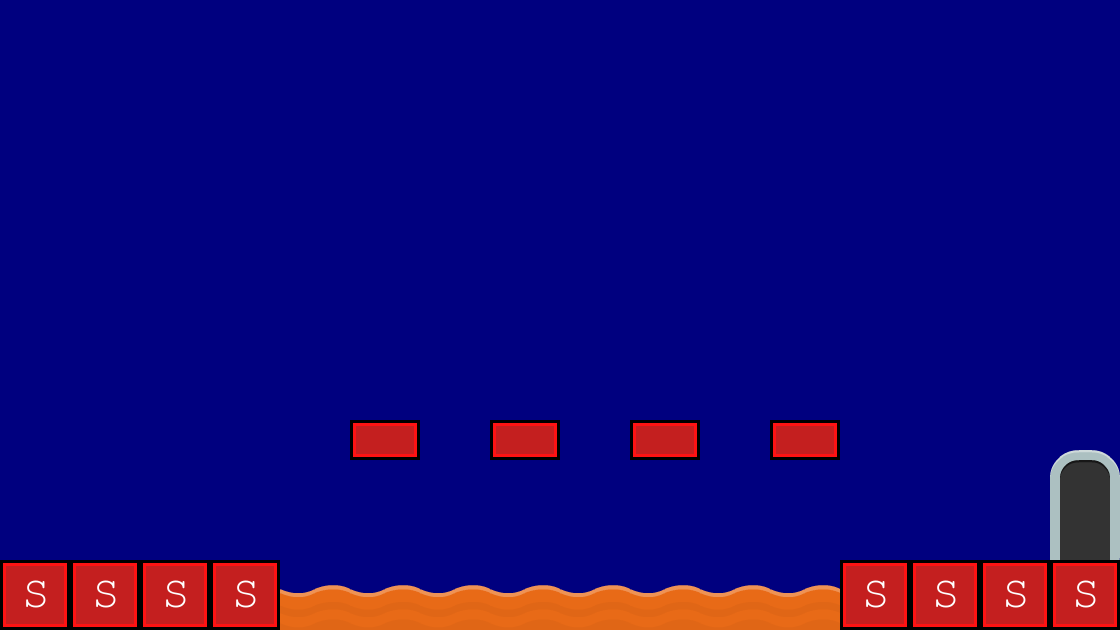

A 2D game scene composited from a Tiled map and its tileset images. What follows is a short description and the map's XML, with each tile layer's data collapsed to a summary:
An orthogonal 16x9 tile map with 70x70 px tiles, 2 tile layers (background, collision), 2 tilesets and 1 object (levelTrigger).

<map version="1.0" orientation="orthogonal" width="16" height="9" tilewidth="70" tileheight="70" backgroundcolor="#00007f">
 <tileset firstgid="1" name="background-tiles" tilewidth="70" tileheight="70">
  <image source="../img/background-tiles.png" width="910" height="910" />
 </tileset>
 <tileset firstgid="170" name="meta-tiles" tilewidth="70" tileheight="70">
  <image source="../img/meta-tiles.png" width="350" height="70" />
  <tile id="2">
   <properties>
    <property name="type" value="platform" />
   </properties>
  </tile>
  <tile id="4">
   <properties>
    <property name="type" value="solid" />
   </properties>
  </tile>
 </tileset>
 <layer name="background" width="16" height="9">
  <data>[144 cells, 22 non-empty, 5 distinct tile ids]</data>
 </layer>
 <objectgroup name="trigger-entities" width="16" height="9">
  <object name="levelTrigger" x="1050" y="420" width="70" height="140">
   <properties>
    <property name="level" value="Level3" />
   </properties>
  </object>
 </objectgroup>
 <layer name="collision" width="16" height="9">
  <data>[144 cells, 12 non-empty, 2 distinct tile ids]</data>
 </layer>
</map>
